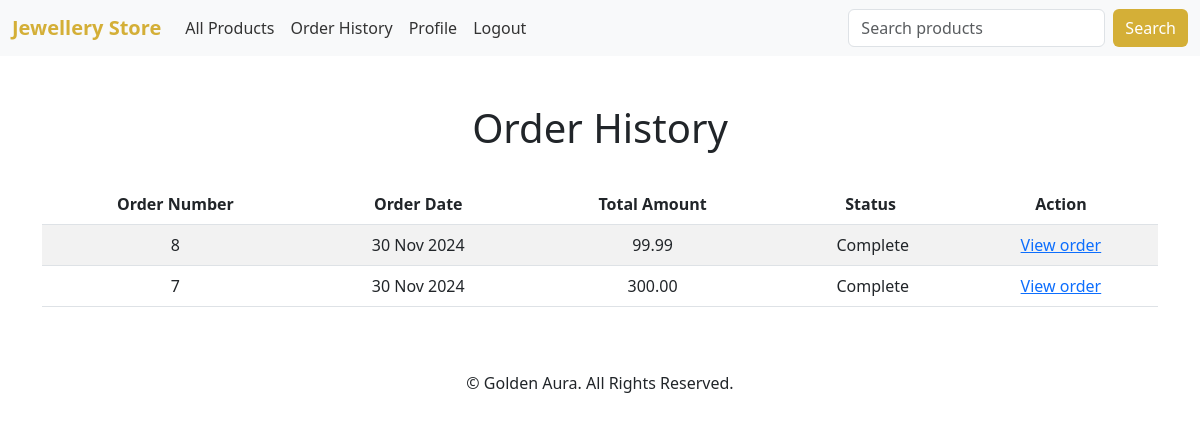
Page /order/history/ (signed in) on the committed database.
### order/models.py (models this page shows)
class Order(models.Model):
    token = models.CharField(max_length=250, blank=True)
    total = models.DecimalField(max_digits=10, decimal_places=2, verbose_name='Euro Order Total')
    emailAddress = models.EmailField(max_length=250, blank=True, verbose_name='Email Address')
    created = models.DateTimeField(auto_now_add=True)
    billingName = models.CharField(max_length=250, blank=True)
    billingAddress1 = models.CharField(max_length=250, blank=True)
    billingCity = models.CharField(max_length=250, blank=True)
    billingPostcode = models.CharField(max_length=10, blank=True)
    billingCountry = models.CharField(max_length=200, blank=True)
    shippingName = models.CharField(max_length=250, blank=True)
    shippingAddress1 = models.CharField(max_length=250, blank=True)
    shippingCity = models.CharField(max_length=250, blank=True)
    shippingPostcode = models.CharField(max_length=10, blank=True)
    shippingCountry = models.CharField(max_length=200, blank=True)
    voucher = models.ForeignKey(Voucher,
                                related_name='orders',
                                null=True,
                                blank=True,
                                on_delete=models.SET_NULL)
    discount = models.IntegerField(default = 0,
                                validators=[MinValueValidator(0),
                                MaxValueValidator(100)])
    class Meta:
        db_table = 'Order'
        ordering = ['-created']
    def __str__(self):
        return str(self.id)

### order/views.py (the view)
# urls.py: path('history/', views.orderHistory.as_view(), name='order_history'),
class orderHistory(LoginRequiredMixin, View):
    def get (self, request):
        if request.user.is_authenticated:
            email = str(request.user.email)
            order_details = Order.objects.filter(emailAddress=email)
            print(f"Orders found for user {email}: {order_details}")
            if not order_details.exists():
                print("No orders found for this user.")
            return render(request, 'orders_list.html', {'order_details': order_details})
        else:
            return redirect('accounts:login')

### accounts/context_processors.py (called while the page is built)
def user_groups(request):
    if request.user.is_authenticated:
        return{'is_manager': request.user.groups.filter(name='Manager').exists()}
    return {'is_manager': False}

### cart/context_processors.py (called while the page is built)
def counter(request):
    item_count = 0
    if 'admin' in request.path:
        return {}
    else:
        try:
            cart = Cart.objects.get(cart_id=_cart_id(request))
            cart_items = CartItem.objects.filter(cart=cart, active=True)
            for cart_item in cart_items:
                item_count += cart_item.quantity
        except Cart.DoesNotExist:
            item_count = 0
    return {'item_count': item_count}

### cart/views.py (called while the page is built)
def _cart_id(request):
    cart = request.session.session_key
    if not cart:
        cart = request.session.create()
    return cart

### order/templates/orders_list.html (shortened to what this page needs)
{% extends "base.html" %}
{% load static %}
{% block content %}
    <div>
        <div class="text-center">
            <br>
            <h1 class="text-center my_title">Order History</h1>
            <br>
            {% if order_details %}
            <table class="table table-striped">
                <thead>
                    <tr>
                        <th>Order Number</th>
                        <th>Order Date</th>
                        <th>Total Amount</th>
                        <th>Status</th>
                        <th>Action</th>
                    </tr>
                </thead>
                <tbody>
                    {% for order in order_details %}
                    <tr>
                        <td>{{ order.id }}</td>
                        <td>{{ order.created|date:"d M Y" }}</td>
                        <td>{{ order.total }}</td>
                        <td>&nbsp;Complete</td>
                        <td><a href="{% url 'order:order_detail' order.id %}">View order</a></td>
                    </tr>
                    {% endfor %}
                </tbody>
            </table>
            {% else %}
            <p>You have not placed any orders yet.<br><br><a href="{% url 'shop:all_products' %}"
                                                           class="btn btn-secondary">Continue shopping</a></p>
            {% endif %}
        </div>
    </div>
    <br>
    <br>
{% endblock %}

### rows in the picture
Order: id "8", created "30 Nov 2024", total "99.99"
Order: id "7", created "30 Nov 2024", total "300.00"
